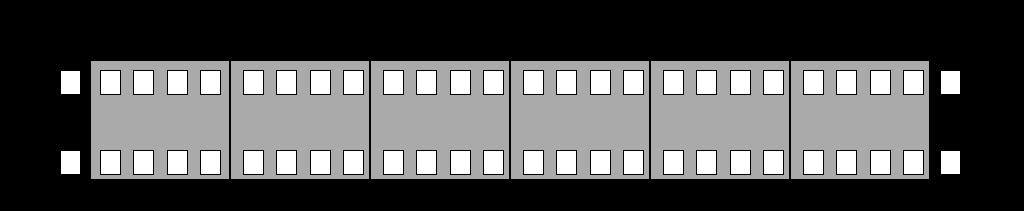
<?xml version="1.0" encoding="UTF-8"?>
<ui version="4.0">
 <class>VehicleRunStatePage</class>
 <widget class="QWidget" name="VehicleRunStatePage">
  <property name="geometry">
   <rect>
    <x>0</x>
    <y>0</y>
    <width>1024</width>
    <height>211</height>
   </rect>
  </property>
  <property name="windowTitle">
   <string>Form</string>
  </property>
  <property name="styleSheet">
   <string notr="true">QWidget
{
	background-color: black;
}
QLabel
{

font:24px,&quot;微软雅黑&quot;;
border:1px solid black;
}</string>
  </property>
  <widget class="QLabel" name="LBLMP1">
   <property name="geometry">
    <rect>
     <x>230</x>
     <y>60</y>
     <width>140</width>
     <height>120</height>
    </rect>
   </property>
   <property name="styleSheet">
    <string notr="true">background-color:rgb(170,170,170);</string>
   </property>
   <property name="text">
    <string/>
   </property>
  </widget>
  <widget class="QLabel" name="LBLMP2">
   <property name="geometry">
    <rect>
     <x>650</x>
     <y>60</y>
     <width>140</width>
     <height>120</height>
    </rect>
   </property>
   <property name="styleSheet">
    <string notr="true">background-color:rgb(170,170,170);</string>
   </property>
   <property name="text">
    <string/>
   </property>
  </widget>
  <widget class="QLabel" name="LBLTC1">
   <property name="geometry">
    <rect>
     <x>90</x>
     <y>60</y>
     <width>140</width>
     <height>120</height>
    </rect>
   </property>
   <property name="styleSheet">
    <string notr="true">background-color:rgb(170,170,170);</string>
   </property>
   <property name="text">
    <string/>
   </property>
  </widget>
  <widget class="QLabel" name="LBLM2">
   <property name="geometry">
    <rect>
     <x>510</x>
     <y>60</y>
     <width>140</width>
     <height>120</height>
    </rect>
   </property>
   <property name="styleSheet">
    <string notr="true">background-color:rgb(170,170,170);</string>
   </property>
   <property name="text">
    <string/>
   </property>
  </widget>
  <widget class="QLabel" name="LBLTC2">
   <property name="geometry">
    <rect>
     <x>790</x>
     <y>60</y>
     <width>140</width>
     <height>120</height>
    </rect>
   </property>
   <property name="styleSheet">
    <string notr="true">background-color:rgb(170,170,170);</string>
   </property>
   <property name="text">
    <string/>
   </property>
  </widget>
  <widget class="QLabel" name="LBLM1">
   <property name="geometry">
    <rect>
     <x>370</x>
     <y>60</y>
     <width>140</width>
     <height>120</height>
    </rect>
   </property>
   <property name="styleSheet">
    <string notr="true">background-color:rgb(170,170,170);</string>
   </property>
   <property name="text">
    <string/>
   </property>
  </widget>
  <widget class="QLabel" name="label">
   <property name="geometry">
    <rect>
     <x>100</x>
     <y>70</y>
     <width>21</width>
     <height>25</height>
    </rect>
   </property>
   <property name="styleSheet">
    <string notr="true">background-color: rgb(255, 255, 255);</string>
   </property>
   <property name="text">
    <string/>
   </property>
  </widget>
  <widget class="QLabel" name="label_2">
   <property name="geometry">
    <rect>
     <x>133</x>
     <y>70</y>
     <width>21</width>
     <height>25</height>
    </rect>
   </property>
   <property name="styleSheet">
    <string notr="true">background-color: rgb(255, 255, 255);</string>
   </property>
   <property name="text">
    <string/>
   </property>
  </widget>
  <widget class="QLabel" name="label_3">
   <property name="geometry">
    <rect>
     <x>167</x>
     <y>70</y>
     <width>21</width>
     <height>25</height>
    </rect>
   </property>
   <property name="styleSheet">
    <string notr="true">background-color: rgb(255, 255, 255);</string>
   </property>
   <property name="text">
    <string/>
   </property>
  </widget>
  <widget class="QLabel" name="label_4">
   <property name="geometry">
    <rect>
     <x>200</x>
     <y>70</y>
     <width>21</width>
     <height>25</height>
    </rect>
   </property>
   <property name="styleSheet">
    <string notr="true">background-color: rgb(255, 255, 255);</string>
   </property>
   <property name="text">
    <string/>
   </property>
  </widget>
  <widget class="QLabel" name="label_5">
   <property name="geometry">
    <rect>
     <x>200</x>
     <y>150</y>
     <width>21</width>
     <height>25</height>
    </rect>
   </property>
   <property name="styleSheet">
    <string notr="true">background-color: rgb(255, 255, 255);</string>
   </property>
   <property name="text">
    <string/>
   </property>
  </widget>
  <widget class="QLabel" name="label_6">
   <property name="geometry">
    <rect>
     <x>100</x>
     <y>150</y>
     <width>21</width>
     <height>25</height>
    </rect>
   </property>
   <property name="styleSheet">
    <string notr="true">background-color: rgb(255, 255, 255);</string>
   </property>
   <property name="text">
    <string/>
   </property>
  </widget>
  <widget class="QLabel" name="label_7">
   <property name="geometry">
    <rect>
     <x>133</x>
     <y>150</y>
     <width>21</width>
     <height>25</height>
    </rect>
   </property>
   <property name="styleSheet">
    <string notr="true">background-color: rgb(255, 255, 255);</string>
   </property>
   <property name="text">
    <string/>
   </property>
  </widget>
  <widget class="QLabel" name="label_8">
   <property name="geometry">
    <rect>
     <x>167</x>
     <y>150</y>
     <width>21</width>
     <height>25</height>
    </rect>
   </property>
   <property name="styleSheet">
    <string notr="true">background-color: rgb(255, 255, 255);</string>
   </property>
   <property name="text">
    <string/>
   </property>
  </widget>
  <widget class="QLabel" name="label_9">
   <property name="geometry">
    <rect>
     <x>343</x>
     <y>70</y>
     <width>21</width>
     <height>25</height>
    </rect>
   </property>
   <property name="styleSheet">
    <string notr="true">background-color: rgb(255, 255, 255);</string>
   </property>
   <property name="text">
    <string/>
   </property>
  </widget>
  <widget class="QLabel" name="label_10">
   <property name="geometry">
    <rect>
     <x>243</x>
     <y>70</y>
     <width>21</width>
     <height>25</height>
    </rect>
   </property>
   <property name="styleSheet">
    <string notr="true">background-color: rgb(255, 255, 255);</string>
   </property>
   <property name="text">
    <string/>
   </property>
  </widget>
  <widget class="QLabel" name="label_11">
   <property name="geometry">
    <rect>
     <x>276</x>
     <y>70</y>
     <width>21</width>
     <height>25</height>
    </rect>
   </property>
   <property name="styleSheet">
    <string notr="true">background-color: rgb(255, 255, 255);</string>
   </property>
   <property name="text">
    <string/>
   </property>
  </widget>
  <widget class="QLabel" name="label_12">
   <property name="geometry">
    <rect>
     <x>310</x>
     <y>70</y>
     <width>21</width>
     <height>25</height>
    </rect>
   </property>
   <property name="styleSheet">
    <string notr="true">background-color: rgb(255, 255, 255);</string>
   </property>
   <property name="text">
    <string/>
   </property>
  </widget>
  <widget class="QLabel" name="label_13">
   <property name="geometry">
    <rect>
     <x>483</x>
     <y>70</y>
     <width>21</width>
     <height>25</height>
    </rect>
   </property>
   <property name="styleSheet">
    <string notr="true">background-color: rgb(255, 255, 255);</string>
   </property>
   <property name="text">
    <string/>
   </property>
  </widget>
  <widget class="QLabel" name="label_14">
   <property name="geometry">
    <rect>
     <x>383</x>
     <y>70</y>
     <width>21</width>
     <height>25</height>
    </rect>
   </property>
   <property name="styleSheet">
    <string notr="true">background-color: rgb(255, 255, 255);</string>
   </property>
   <property name="text">
    <string/>
   </property>
  </widget>
  <widget class="QLabel" name="label_15">
   <property name="geometry">
    <rect>
     <x>416</x>
     <y>70</y>
     <width>21</width>
     <height>25</height>
    </rect>
   </property>
   <property name="styleSheet">
    <string notr="true">background-color: rgb(255, 255, 255);</string>
   </property>
   <property name="text">
    <string/>
   </property>
  </widget>
  <widget class="QLabel" name="label_16">
   <property name="geometry">
    <rect>
     <x>450</x>
     <y>70</y>
     <width>21</width>
     <height>25</height>
    </rect>
   </property>
   <property name="styleSheet">
    <string notr="true">background-color: rgb(255, 255, 255);</string>
   </property>
   <property name="text">
    <string/>
   </property>
  </widget>
  <widget class="QLabel" name="label_17">
   <property name="geometry">
    <rect>
     <x>343</x>
     <y>150</y>
     <width>21</width>
     <height>25</height>
    </rect>
   </property>
   <property name="styleSheet">
    <string notr="true">background-color: rgb(255, 255, 255);</string>
   </property>
   <property name="text">
    <string/>
   </property>
  </widget>
  <widget class="QLabel" name="label_18">
   <property name="geometry">
    <rect>
     <x>243</x>
     <y>150</y>
     <width>21</width>
     <height>25</height>
    </rect>
   </property>
   <property name="styleSheet">
    <string notr="true">background-color: rgb(255, 255, 255);</string>
   </property>
   <property name="text">
    <string/>
   </property>
  </widget>
  <widget class="QLabel" name="label_19">
   <property name="geometry">
    <rect>
     <x>276</x>
     <y>150</y>
     <width>21</width>
     <height>25</height>
    </rect>
   </property>
   <property name="styleSheet">
    <string notr="true">background-color: rgb(255, 255, 255);</string>
   </property>
   <property name="text">
    <string/>
   </property>
  </widget>
  <widget class="QLabel" name="label_20">
   <property name="geometry">
    <rect>
     <x>310</x>
     <y>150</y>
     <width>21</width>
     <height>25</height>
    </rect>
   </property>
   <property name="styleSheet">
    <string notr="true">background-color: rgb(255, 255, 255);</string>
   </property>
   <property name="text">
    <string/>
   </property>
  </widget>
  <widget class="QLabel" name="label_21">
   <property name="geometry">
    <rect>
     <x>483</x>
     <y>150</y>
     <width>21</width>
     <height>25</height>
    </rect>
   </property>
   <property name="styleSheet">
    <string notr="true">background-color: rgb(255, 255, 255);</string>
   </property>
   <property name="text">
    <string/>
   </property>
  </widget>
  <widget class="QLabel" name="label_22">
   <property name="geometry">
    <rect>
     <x>383</x>
     <y>150</y>
     <width>21</width>
     <height>25</height>
    </rect>
   </property>
   <property name="styleSheet">
    <string notr="true">background-color: rgb(255, 255, 255);</string>
   </property>
   <property name="text">
    <string/>
   </property>
  </widget>
  <widget class="QLabel" name="label_23">
   <property name="geometry">
    <rect>
     <x>416</x>
     <y>150</y>
     <width>21</width>
     <height>25</height>
    </rect>
   </property>
   <property name="styleSheet">
    <string notr="true">background-color: rgb(255, 255, 255);</string>
   </property>
   <property name="text">
    <string/>
   </property>
  </widget>
  <widget class="QLabel" name="label_24">
   <property name="geometry">
    <rect>
     <x>450</x>
     <y>150</y>
     <width>21</width>
     <height>25</height>
    </rect>
   </property>
   <property name="styleSheet">
    <string notr="true">background-color: rgb(255, 255, 255);</string>
   </property>
   <property name="text">
    <string/>
   </property>
  </widget>
  <widget class="QLabel" name="label_25">
   <property name="geometry">
    <rect>
     <x>623</x>
     <y>70</y>
     <width>21</width>
     <height>25</height>
    </rect>
   </property>
   <property name="styleSheet">
    <string notr="true">background-color: rgb(255, 255, 255);</string>
   </property>
   <property name="text">
    <string/>
   </property>
  </widget>
  <widget class="QLabel" name="label_26">
   <property name="geometry">
    <rect>
     <x>523</x>
     <y>70</y>
     <width>21</width>
     <height>25</height>
    </rect>
   </property>
   <property name="styleSheet">
    <string notr="true">background-color: rgb(255, 255, 255);</string>
   </property>
   <property name="text">
    <string/>
   </property>
  </widget>
  <widget class="QLabel" name="label_27">
   <property name="geometry">
    <rect>
     <x>556</x>
     <y>70</y>
     <width>21</width>
     <height>25</height>
    </rect>
   </property>
   <property name="styleSheet">
    <string notr="true">background-color: rgb(255, 255, 255);</string>
   </property>
   <property name="text">
    <string/>
   </property>
  </widget>
  <widget class="QLabel" name="label_28">
   <property name="geometry">
    <rect>
     <x>590</x>
     <y>70</y>
     <width>21</width>
     <height>25</height>
    </rect>
   </property>
   <property name="styleSheet">
    <string notr="true">background-color: rgb(255, 255, 255);</string>
   </property>
   <property name="text">
    <string/>
   </property>
  </widget>
  <widget class="QLabel" name="label_29">
   <property name="geometry">
    <rect>
     <x>623</x>
     <y>150</y>
     <width>21</width>
     <height>25</height>
    </rect>
   </property>
   <property name="styleSheet">
    <string notr="true">background-color: rgb(255, 255, 255);</string>
   </property>
   <property name="text">
    <string/>
   </property>
  </widget>
  <widget class="QLabel" name="label_30">
   <property name="geometry">
    <rect>
     <x>523</x>
     <y>150</y>
     <width>21</width>
     <height>25</height>
    </rect>
   </property>
   <property name="styleSheet">
    <string notr="true">background-color: rgb(255, 255, 255);</string>
   </property>
   <property name="text">
    <string/>
   </property>
  </widget>
  <widget class="QLabel" name="label_31">
   <property name="geometry">
    <rect>
     <x>556</x>
     <y>150</y>
     <width>21</width>
     <height>25</height>
    </rect>
   </property>
   <property name="styleSheet">
    <string notr="true">background-color: rgb(255, 255, 255);</string>
   </property>
   <property name="text">
    <string/>
   </property>
  </widget>
  <widget class="QLabel" name="label_32">
   <property name="geometry">
    <rect>
     <x>590</x>
     <y>150</y>
     <width>21</width>
     <height>25</height>
    </rect>
   </property>
   <property name="styleSheet">
    <string notr="true">background-color: rgb(255, 255, 255);</string>
   </property>
   <property name="text">
    <string/>
   </property>
  </widget>
  <widget class="QLabel" name="label_33">
   <property name="geometry">
    <rect>
     <x>763</x>
     <y>70</y>
     <width>21</width>
     <height>25</height>
    </rect>
   </property>
   <property name="styleSheet">
    <string notr="true">background-color: rgb(255, 255, 255);</string>
   </property>
   <property name="text">
    <string/>
   </property>
  </widget>
  <widget class="QLabel" name="label_34">
   <property name="geometry">
    <rect>
     <x>663</x>
     <y>70</y>
     <width>21</width>
     <height>25</height>
    </rect>
   </property>
   <property name="styleSheet">
    <string notr="true">background-color: rgb(255, 255, 255);</string>
   </property>
   <property name="text">
    <string/>
   </property>
  </widget>
  <widget class="QLabel" name="label_35">
   <property name="geometry">
    <rect>
     <x>696</x>
     <y>70</y>
     <width>21</width>
     <height>25</height>
    </rect>
   </property>
   <property name="styleSheet">
    <string notr="true">background-color: rgb(255, 255, 255);</string>
   </property>
   <property name="text">
    <string/>
   </property>
  </widget>
  <widget class="QLabel" name="label_36">
   <property name="geometry">
    <rect>
     <x>730</x>
     <y>70</y>
     <width>21</width>
     <height>25</height>
    </rect>
   </property>
   <property name="styleSheet">
    <string notr="true">background-color: rgb(255, 255, 255);</string>
   </property>
   <property name="text">
    <string/>
   </property>
  </widget>
  <widget class="QLabel" name="label_37">
   <property name="geometry">
    <rect>
     <x>763</x>
     <y>150</y>
     <width>21</width>
     <height>25</height>
    </rect>
   </property>
   <property name="styleSheet">
    <string notr="true">background-color: rgb(255, 255, 255);</string>
   </property>
   <property name="text">
    <string/>
   </property>
  </widget>
  <widget class="QLabel" name="label_38">
   <property name="geometry">
    <rect>
     <x>663</x>
     <y>150</y>
     <width>21</width>
     <height>25</height>
    </rect>
   </property>
   <property name="styleSheet">
    <string notr="true">background-color: rgb(255, 255, 255);</string>
   </property>
   <property name="text">
    <string/>
   </property>
  </widget>
  <widget class="QLabel" name="label_39">
   <property name="geometry">
    <rect>
     <x>696</x>
     <y>150</y>
     <width>21</width>
     <height>25</height>
    </rect>
   </property>
   <property name="styleSheet">
    <string notr="true">background-color: rgb(255, 255, 255);</string>
   </property>
   <property name="text">
    <string/>
   </property>
  </widget>
  <widget class="QLabel" name="label_40">
   <property name="geometry">
    <rect>
     <x>730</x>
     <y>150</y>
     <width>21</width>
     <height>25</height>
    </rect>
   </property>
   <property name="styleSheet">
    <string notr="true">background-color: rgb(255, 255, 255);</string>
   </property>
   <property name="text">
    <string/>
   </property>
  </widget>
  <widget class="QLabel" name="label_41">
   <property name="geometry">
    <rect>
     <x>903</x>
     <y>70</y>
     <width>21</width>
     <height>25</height>
    </rect>
   </property>
   <property name="styleSheet">
    <string notr="true">background-color: rgb(255, 255, 255);</string>
   </property>
   <property name="text">
    <string/>
   </property>
  </widget>
  <widget class="QLabel" name="label_42">
   <property name="geometry">
    <rect>
     <x>803</x>
     <y>70</y>
     <width>21</width>
     <height>25</height>
    </rect>
   </property>
   <property name="styleSheet">
    <string notr="true">background-color: rgb(255, 255, 255);</string>
   </property>
   <property name="text">
    <string/>
   </property>
  </widget>
  <widget class="QLabel" name="label_43">
   <property name="geometry">
    <rect>
     <x>836</x>
     <y>70</y>
     <width>21</width>
     <height>25</height>
    </rect>
   </property>
   <property name="styleSheet">
    <string notr="true">background-color: rgb(255, 255, 255);</string>
   </property>
   <property name="text">
    <string/>
   </property>
  </widget>
  <widget class="QLabel" name="label_44">
   <property name="geometry">
    <rect>
     <x>870</x>
     <y>70</y>
     <width>21</width>
     <height>25</height>
    </rect>
   </property>
   <property name="styleSheet">
    <string notr="true">background-color: rgb(255, 255, 255);</string>
   </property>
   <property name="text">
    <string/>
   </property>
  </widget>
  <widget class="QLabel" name="label_45">
   <property name="geometry">
    <rect>
     <x>903</x>
     <y>150</y>
     <width>21</width>
     <height>25</height>
    </rect>
   </property>
   <property name="styleSheet">
    <string notr="true">background-color: rgb(255, 255, 255);</string>
   </property>
   <property name="text">
    <string/>
   </property>
  </widget>
  <widget class="QLabel" name="label_46">
   <property name="geometry">
    <rect>
     <x>803</x>
     <y>150</y>
     <width>21</width>
     <height>25</height>
    </rect>
   </property>
   <property name="styleSheet">
    <string notr="true">background-color: rgb(255, 255, 255);</string>
   </property>
   <property name="text">
    <string/>
   </property>
  </widget>
  <widget class="QLabel" name="label_47">
   <property name="geometry">
    <rect>
     <x>836</x>
     <y>150</y>
     <width>21</width>
     <height>25</height>
    </rect>
   </property>
   <property name="styleSheet">
    <string notr="true">background-color: rgb(255, 255, 255);</string>
   </property>
   <property name="text">
    <string/>
   </property>
  </widget>
  <widget class="QLabel" name="label_48">
   <property name="geometry">
    <rect>
     <x>870</x>
     <y>150</y>
     <width>21</width>
     <height>25</height>
    </rect>
   </property>
   <property name="styleSheet">
    <string notr="true">background-color: rgb(255, 255, 255);</string>
   </property>
   <property name="text">
    <string/>
   </property>
  </widget>
  <widget class="QLabel" name="label_49">
   <property name="geometry">
    <rect>
     <x>60</x>
     <y>70</y>
     <width>21</width>
     <height>25</height>
    </rect>
   </property>
   <property name="styleSheet">
    <string notr="true">background-color: rgb(255, 255, 255);</string>
   </property>
   <property name="text">
    <string/>
   </property>
  </widget>
  <widget class="QLabel" name="label_50">
   <property name="geometry">
    <rect>
     <x>60</x>
     <y>150</y>
     <width>21</width>
     <height>25</height>
    </rect>
   </property>
   <property name="styleSheet">
    <string notr="true">background-color: rgb(255, 255, 255);</string>
   </property>
   <property name="text">
    <string/>
   </property>
  </widget>
  <widget class="QLabel" name="label_51">
   <property name="geometry">
    <rect>
     <x>940</x>
     <y>70</y>
     <width>21</width>
     <height>25</height>
    </rect>
   </property>
   <property name="styleSheet">
    <string notr="true">background-color: rgb(255, 255, 255);</string>
   </property>
   <property name="text">
    <string/>
   </property>
  </widget>
  <widget class="QLabel" name="label_52">
   <property name="geometry">
    <rect>
     <x>940</x>
     <y>150</y>
     <width>21</width>
     <height>25</height>
    </rect>
   </property>
   <property name="styleSheet">
    <string notr="true">background-color: rgb(255, 255, 255);</string>
   </property>
   <property name="text">
    <string/>
   </property>
  </widget>
  <zorder>LBLTC2</zorder>
  <zorder>LBLMP2</zorder>
  <zorder>LBLM2</zorder>
  <zorder>LBLM1</zorder>
  <zorder>LBLMP1</zorder>
  <zorder>LBLTC1</zorder>
  <zorder>label</zorder>
  <zorder>label_2</zorder>
  <zorder>label_3</zorder>
  <zorder>label_4</zorder>
  <zorder>label_5</zorder>
  <zorder>label_6</zorder>
  <zorder>label_7</zorder>
  <zorder>label_8</zorder>
  <zorder>label_9</zorder>
  <zorder>label_10</zorder>
  <zorder>label_11</zorder>
  <zorder>label_12</zorder>
  <zorder>label_13</zorder>
  <zorder>label_14</zorder>
  <zorder>label_15</zorder>
  <zorder>label_16</zorder>
  <zorder>label_17</zorder>
  <zorder>label_18</zorder>
  <zorder>label_19</zorder>
  <zorder>label_20</zorder>
  <zorder>label_21</zorder>
  <zorder>label_22</zorder>
  <zorder>label_23</zorder>
  <zorder>label_24</zorder>
  <zorder>label_25</zorder>
  <zorder>label_26</zorder>
  <zorder>label_27</zorder>
  <zorder>label_28</zorder>
  <zorder>label_29</zorder>
  <zorder>label_30</zorder>
  <zorder>label_31</zorder>
  <zorder>label_32</zorder>
  <zorder>label_33</zorder>
  <zorder>label_34</zorder>
  <zorder>label_35</zorder>
  <zorder>label_36</zorder>
  <zorder>label_37</zorder>
  <zorder>label_38</zorder>
  <zorder>label_39</zorder>
  <zorder>label_40</zorder>
  <zorder>label_41</zorder>
  <zorder>label_42</zorder>
  <zorder>label_43</zorder>
  <zorder>label_44</zorder>
  <zorder>label_45</zorder>
  <zorder>label_46</zorder>
  <zorder>label_47</zorder>
  <zorder>label_48</zorder>
  <zorder>label_49</zorder>
  <zorder>label_50</zorder>
  <zorder>label_51</zorder>
  <zorder>label_52</zorder>
 </widget>
 <resources/>
 <connections/>
</ui>
